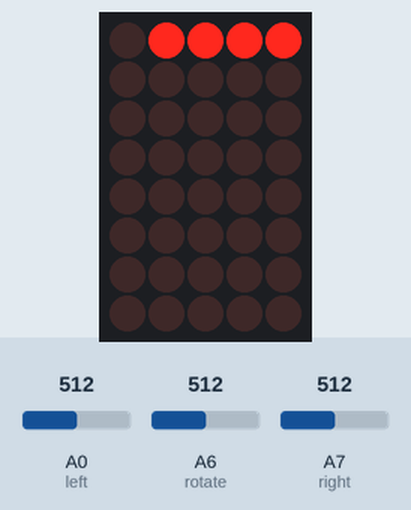
Simulated run of this sketch. Board: Arduino Pro Mini, built with avr-gcc and run on an emulated ATmega328P. Parts: 5×8 LED matrix. Wiring (inferred from the names in the program): LED matrix (orientation assumed): rows A4, pin 3, A2, pin 4, pin 10, A1, pin 8, pin 13; columns pin 6, pin 11, A3, pin 12, A5. The test bench sets the inputs (shaded band); at power-on: A6 (rotate) = 512, A0 (left) = 512, A7 (right) = 512. Random numbers use the default seed unless the sketch sets one.

Above: at 1.2 s.
1.3 s: A6 (rotate) set to 690
At 2.0 s:
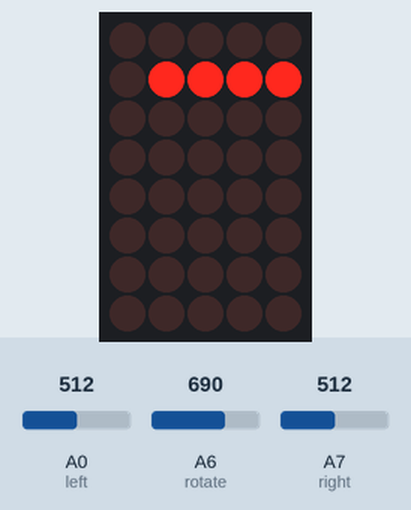
4.3 s: A6 (rotate) set to 708
At 4.49 s:
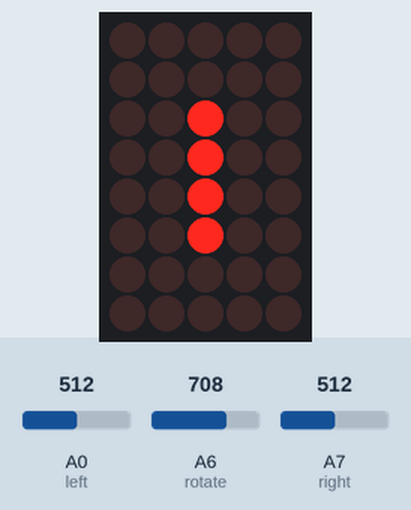
6.4 s: A0 (left) set to 685
8.8 s: A0 (left) set to 711
At 11.1 s:
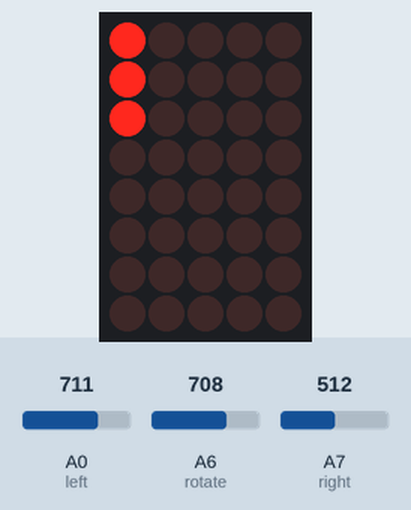
14.8 s: A7 (right) set to 683
17.8 s: A7 (right) set to 713
At 24.2 s:
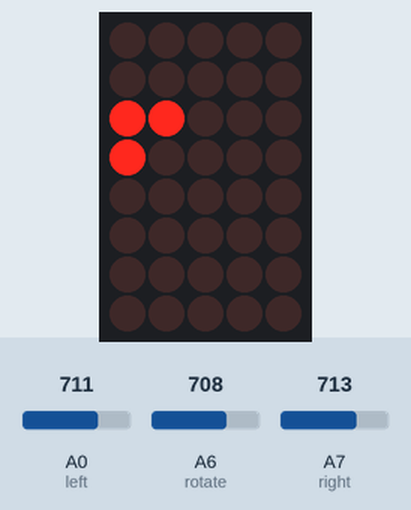
Timing chart, 0 to 24.7 s (numbered marks = the images above; inputs shaded):
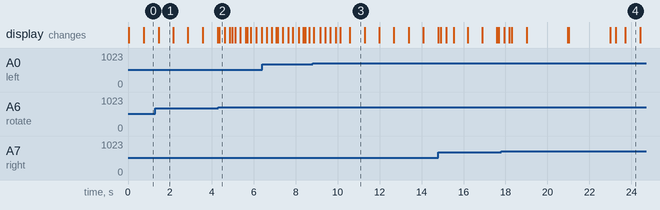

Measured:
- the behaviour switches between 700 and 701 on A6 (rotate) (found by bisection; images 1 and 2)
- the behaviour switches between 700 and 701 on A0 (left) (found by bisection; images 2 and 3)
- the behaviour switches between 700 and 701 on A7 (right) (found by bisection; images 3 and 4)
- what the display in image 1 shows lasts 0.7 s, from 1.5 s to 2.2 s

The sketch:

Tetris.ino.ino
```cpp
// Is Tetris Patented???

/*
 * FILENAME:  Tetris.ino
 * AUTHOR:  Trevor D. Meyer
 * EMAIL: mail2trevorm@gmail.com
 * VERSION: 0.0
 *
 *
 * AFFILIATIONS
 * Calvary Engineering Family Group, USA
 *  A group of electronics and science enthusiasts who enjoy building things
 *
 *
 * DESCRIPTION
 * This source file creates the classic Tetris game for use on the
 * Maker-Therapy-Mood-Badge by Calvary Engineering Family Group, USA
 *
 * UPDATES
 * Version 0.0
 * 2017/07/07:2000>
 *      Started writing the code.
 *
 *
 * DISCLAIMER
 * This code is in the public domain. Please feel free to use, modify, distribute,
 * etc. as needed, but please give reference to original author as a courtesy to
 * open source developing/-ers.
 *
 * If you find any bugs in the code, or have any questions, please feel free to
 * contact me.
 */

//Arduino Pro Mini 3.3V 8MHz
const int r8 = 13;
const int r7 = 8;
const int r6 = A1;
const int r5 = 10;
const int r4 = 4;
const int r3 = A2;
const int r2 = 3;
const int r1 = A4;

const int c8 = 9;
const int c7 = 2;
const int c6 = A5;
const int c5 = 12;
const int c4 = A3;
const int c3 = 11;
const int c2 = 7;
const int c1 = 6;

const int rows[8] = { r1, r2, r3, r4, r5, r6, r7, r8 };
const int columns[8] = { c1, c2, c3, c4, c5, c6, c7, c8 };

//const int pixel[8][8] = { rows, columns }
long lastTime = 0;

int left = A0;
int right = A7;
int rotate = A6;
long moveTime;
boolean firstTime;

int numShapes = 7;
//char shape[numShapes]   = { 'I', 'O', 'T', 'S', 'Z', 'J', 'L' };
int shapeProb[7] = {  1 ,  1 ,  1 ,  1 ,  1 ,  1 ,  1  }; //All equal rate of occurance currently

int activeShape[10] = {0, 0, 0, 0, 0, 0, 0, 0, 0, 0};  // {ShapeID, Anchor Coordinate(1 2 3 or 4), r1, c1, r2, c2, r3, c3, r4, c4}
boolean playField[8][8];


void setup()
{
  Serial.begin(9600);
  for(int i = 0; i < 8; i++)
  {
    pinMode(rows[i], OUTPUT);
    pinMode(columns[i], OUTPUT);
    digitalWrite(rows[i],HIGH);
    digitalWrite(columns[i],LOW);
  }

  pinMode(left, INPUT);
  pinMode(right, INPUT);
  pinMode(rotateShape, INPUT);

  for(int i = 0; i < 8; i++)
  {
    for(int j = 0; j < 8; j++)
    {
      playField[i][j] = 0;
    }
  }

  lastTime = millis();
  moveTime = millis();
  firstTime = true;
}


void loop() {

  if(analogRead(left) > 700 && (millis() - lastTime) > 250)
  {
    lastTime = millis();
    moveLeft();
  }
  if(analogRead(right) > 700 && (millis() - lastTime) > 250)
  {
    lastTime = millis();
    moveRight();
  }
  if(analogRead(rotate) > 700 && (millis() - lastTime) > 250)
  {
    lastTime = millis();
    rotateShape();
  }

  refreshScreen();

  // Will move shape down every 2 sec
  if (millis() - moveTime > 700)
  {
    // Will move shape down every 2 sec
    moveTime = millis();
    if ( moveDown() == false || firstTime == true)
    {
      firstTime = false;
      cancelBlocks();
      addShape();
    }
    refreshScreen();
  }

}

// The {} block is the anchor block (for rotation)
// I        O          T           S
/*
 *  []      {}[]      []{}[]        {}[]
 *  {}      [][]        []        [][]
 *  []
 *  []
 *
 *
 * Z         J         L
 *
 * []{}       []      []
 *   [][]     []      []
 *            []      []
 *          []{}      {}[]
 */

void addShape()
{
  // check if user has lost game
  // Won't add a shape if the user has lost
  for(int i = 0; i < 8; i++)
  {
    if (playField[0][i] == 1)
    {
      endGame();
      break;
    }
  }

  //selectShape
  /*
  double selection = 0;
  int sumProb = 0;
  for (int i = 0; i < numShapes; i++)
  {
    selection += ( (double)random(0,100) / 100.0) * shapeProb[i];
    sumProb += shapeProb[i];
  }
  int shape = (int) (selection / sumProb);
  */

  int shape = random(0, 7);
  switch(shape) {
    case 0:
      //Shape 'I'
      activeShape[0] = 0; activeShape[1] = 2;  //ShapeID; Anchor Coordinate(1 2 3 or 4)
      activeShape[2] = 0; activeShape[3] = 2;  //Block 1 (r1; c1)
      activeShape[4] = 0; activeShape[5] = 3;  //Block 2 (r2; c2)
      activeShape[6] = 0; activeShape[7] = 4;  //Block 3 (r3; c3)
      activeShape[8] = 0; activeShape[9] = 5;  //Block 4 (r4; c4)
      break;
    case 1:
      //Shape 'O'
      activeShape[0] = 1; activeShape[1] = 1;  //ShapeID; Anchor Coordinate(1 2 3 or 4)
      activeShape[2] = 0; activeShape[3] = 3;  //Block 1 (r1; c1)
      activeShape[4] = 0; activeShape[5] = 4;  //Block 2 (r2; c2)
      activeShape[6] = 1; activeShape[7] = 3;  //Block 3 (r3; c3)
      activeShape[8] = 1; activeShape[9] = 4;  //Block 4 (r4; c4)
      break;
    case 2:
      //Shape 'T'
      activeShape[0] = 2; activeShape[1] = 2;  //ShapeID; Anchor Coordinate(1 2 3 or 4)
      activeShape[2] = 0; activeShape[3] = 2;  //Block 1 (r1; c1)
      activeShape[4] = 0; activeShape[5] = 3;  //Block 2 (r2; c2)
      activeShape[6] = 0; activeShape[7] = 4;  //Block 3 (r3; c3)
      activeShape[8] = 1; activeShape[9] = 3;  //Block 4 (r4; c4)
      break;
    case 3:
      //Shape 'S'
      activeShape[0] = 3; activeShape[1] = 1;  //ShapeID; Anchor Coordinate(1 2 3 or 4)
      activeShape[2] = 0; activeShape[3] = 3;  //Block 1 (r1; c1)
      activeShape[4] = 0; activeShape[5] = 4;  //Block 2 (r2; c2)
      activeShape[6] = 1; activeShape[7] = 2;  //Block 3 (r3; c3)
      activeShape[8] = 1; activeShape[9] = 3;  //Block 4 (r4; c4)
      break;
    case 4:
      //Shape 'Z'
      activeShape[0] = 4; activeShape[1] = 2;  //ShapeID; Anchor Coordinate(1 2 3 or 4)
      activeShape[2] = 0; activeShape[3] = 2;  //Block 1 (r1; c1)
      activeShape[4] = 0; activeShape[5] = 3;  //Block 2 (r2; c2)
      activeShape[6] = 1; activeShape[7] = 3;  //Block 3 (r3; c3)
      activeShape[8] = 1; activeShape[9] = 4;  //Block 4 (r4; c4)
      break;
    case 5:
      //Shape 'J'
      activeShape[0] = 5; activeShape[1] = 2;  //ShapeID; Anchor Coordinate(1 2 3 or 4)
      activeShape[2] = 0; activeShape[3] = 2;  //Block 1 (r1; c1)
      activeShape[4] = 0; activeShape[5] = 3;  //Block 2 (r2; c2)
      activeShape[6] = 0; activeShape[7] = 4;  //Block 3 (r3; c3)
      activeShape[8] = 1; activeShape[9] = 4;  //Block 4 (r4; c4)
      break;
    case 6:
      //Shape 'L'
      activeShape[0] = 6; activeShape[1] = 2;  //ShapeID; Anchor Coordinate(1 2 3 or 4)
      activeShape[2] = 0; activeShape[3] = 2;  //Block 1 (r1; c1)
      activeShape[4] = 0; activeShape[5] = 3;  //Block 2 (r2; c2)
      activeShape[6] = 0; activeShape[7] = 4;  //Block 3 (r3; c3)
      activeShape[8] = 1; activeShape[9] = 2;  //Block 4 (r4; c4)
      break;
    default:
      Serial.println("ERROR in addShape");
  }
  refreshScreen();
}

void refreshScreen()
{
  for(int i = 0; i < 8; i++)
  {
    digitalWrite(rows[i],HIGH);
    digitalWrite(columns[i],LOW);
  }

  // Updates the play field
/*
  for(int i = 0; i < 8; i++)
  {
    // Updates row i
    digitalWrite(rows[i],LOW);

    for(int j = 0; j < 8; j++)  {
      if (playField[i][j] == 1)   {
        digitalWrite(columns[j],HIGH);
      }
    }

    // Display active shape - Option 1
    //**************************************************
    /*
    for(int k = 2; k < 10; k += 2)  {
      if (activeShape[k] == i)
      {
        digitalWrite(columns[ activeShape[k + 1] ],HIGH);
      }
    }

    //**************************************************

    delayMicroseconds(300);

    digitalWrite(rows[i],HIGH);
    for(int j = 0; j < 8; j++)
      digitalWrite(columns[j], LOW);

  }
*/
  // Display active, shape - Option 2
  //***************************************************
  for(int i = 2; i < 10; i += 2)
  {
    if (activeShape[i] < 0)
      continue;
    digitalWrite(rows[ activeShape[i] ],LOW);
    digitalWrite(columns[ activeShape[i+1] ],HIGH);
    delayMicroseconds(300);
    digitalWrite(rows[ activeShape[i] ],HIGH);
    digitalWrite(columns[ activeShape[i+1] ],LOW);
  }
  //***************************************************

  //Display playField - Option 2
  //***************************************************
  for(int i = 0; i < 8; i++)
  {
    for(int j = 0; j < 8; j++)
    {
      if (playField[i][j] == 1)
      {
        digitalWrite(rows[i],LOW);
        digitalWrite(columns[j],HIGH);
        delayMicroseconds(300);
        digitalWrite(rows[i],HIGH);
        digitalWrite(columns[j],LOW);

      }
    }
  }
}

boolean moveDown()
{
  boolean move = true;
  for(int i = 2; i < 10; i += 2)
  {
    if ( activeShape[i] < 0)
      continue;
    if ( (playField[ activeShape[i] + 1 ][ activeShape[i + 1] ] == 1) ||
         (activeShape[i] + 1 == 8) )
    {
      move = false;
    }
  }

  if (move == true)
  {
    for(int i = 2; i < 10; i += 2)
    {
      activeShape[i] += 1;
    }
  }
  else
  {
    for(int i = 2; i < 10; i += 2)
    {
      playField[ activeShape[i] ][ activeShape[i + 1] ] = 1;
    }
  }
  return move;
}

void cancelBlocks()
{
  int i = 7;
  while (i >= 0)
  {
    boolean rowDelete = true;
    for (int j = 0; j < 8; j++)
    {
      if (playField[i][j] == 0)
      {
        rowDelete = false;
        break;
      }
    }
    if (rowDelete == true)
    {
      for(int m = i; m > 0; m--)
      {
        for(int n = 0; n < 8; n++)
        {
          playField[m][n] = playField[m - 1][n];
        }
      }
      playField[0][0] = 0; playField[0][1] = 0; playField[0][2] = 0;
      playField[0][3] = 0; playField[0][4] = 0; playField[0][5] = 0;
      playField[0][6] = 0; playField[0][7] = 0;
    }
    else
    {
      i--;
    }
  }
}

bool moveLeft()
{
  boolean move = true;
  for(int i = 2; i < 10; i += 2)
  {
    if ( activeShape[i] < 0 )
      continue;
    if ( (activeShape[i + 1] - 1 == -1) || (playField[ activeShape[i] ][ activeShape[i + 1] - 1 ] == 1) )
    {
      move = false;
    }
  }
  if (move == true)
  {
    for(int i = 2; i < 10; i += 2)
    {
      activeShape[i + 1] -= 1;
    }
    return true;
  }
  else
    return false;
}

bool moveRight()
{
  boolean move = true;
  for(int i = 2; i < 10; i += 2)
  {
    if ( activeShape[i] < 0 )
      continue;
    if ( (activeShape[i + 1] + 1 == 8) || (playField[ activeShape[i] ][ activeShape[i + 1] + 1 ] == 1) )
    {
      move = false;
    }
  }
  if (move == true)
  {
    for(int i = 2; i < 10; i += 2)
    {
      activeShape[i + 1] += 1;
    }
    return true;
  }
  else
    return false;
}

void rotateShape()
{
  if (activeShape[0] == 1)
    return;

  // Will rotateShape clockwise relative to anchor block
  int anchorRow = activeShape[activeShape[1] * 2];
  int anchorCol = activeShape[activeShape[1] * 2 + 1];
  int temp, level = 0;

  for(int i = 2; i < 10; i+= 2)
  {
    if (activeShape[i] > level)
      level = activeShape[i];
  }

  int tempShape[10];
  tempShape[0] = activeShape[0];
  tempShape[1] = activeShape[1];
  tempShape[2] = activeShape[2];
  tempShape[3] = activeShape[3];
  tempShape[4] = activeShape[4];
  tempShape[5] = activeShape[5];
  tempShape[6] = activeShape[6];
  tempShape[7] = activeShape[7];
  tempShape[8] = activeShape[8];
  tempShape[9] = activeShape[9];

  // Loop through and check each block
  for (int i = 2; i < 10; i += 2)
  {
    if (i != tempShape[1] * 2)  // If not the anchor block
    {
      // This logic simply flips the x/y coordinates realtive to the anchor block
      temp = (tempShape[i + 1] - anchorCol) + anchorRow;
      tempShape[i + 1] = (anchorRow - tempShape[i]) + anchorCol;
      tempShape[i]     = temp;
    }


    if ((tempShape[i + 1] < 0) || (tempShape[i + 1] > 7) || (tempShape[i] > 7) ||
        (tempShape[i] >= 0 && (playField[ tempShape[i] ][ tempShape[i + 1] ] == 1)))
      {
        // Shape rotateShape invalid if it will end up out of bounds or contact another block
        return;
      }
  }

  int k = 2;
  while (k < 10)
  {
    if (tempShape[k] > level)
    {
      for (int j = 2; j < 10; j += 2)  {
        tempShape[j]--;
      }
    }
    else
      k += 2;
  }

  for (int i = 0; i < 10; i++)
  {
    activeShape[i] = tempShape[i];
  }
}

void endGame()
{
  delay(2000);

  for(int i = 0; i < 8; i++)
  {
    for(int j = 0; j < 8; j++)
    {
      playField[i][j] = 0;
    }
  }
  activeShape[0] = 0; activeShape[1] = 0;  //ShapeID; Anchor Coordinate(1 2 3 or 4)
  activeShape[2] = 0; activeShape[3] = 0;  //Block 1 (r1; c1)
  activeShape[4] = 0; activeShape[5] = 0;  //Block 2 (r2; c2)
  activeShape[6] = 0; activeShape[7] = 0;  //Block 3 (r3; c3)
  activeShape[8] = 0; activeShape[9] = 0;  //Block 4 (r4; c4)

  refreshScreen();

  delay(2000);
}
```
